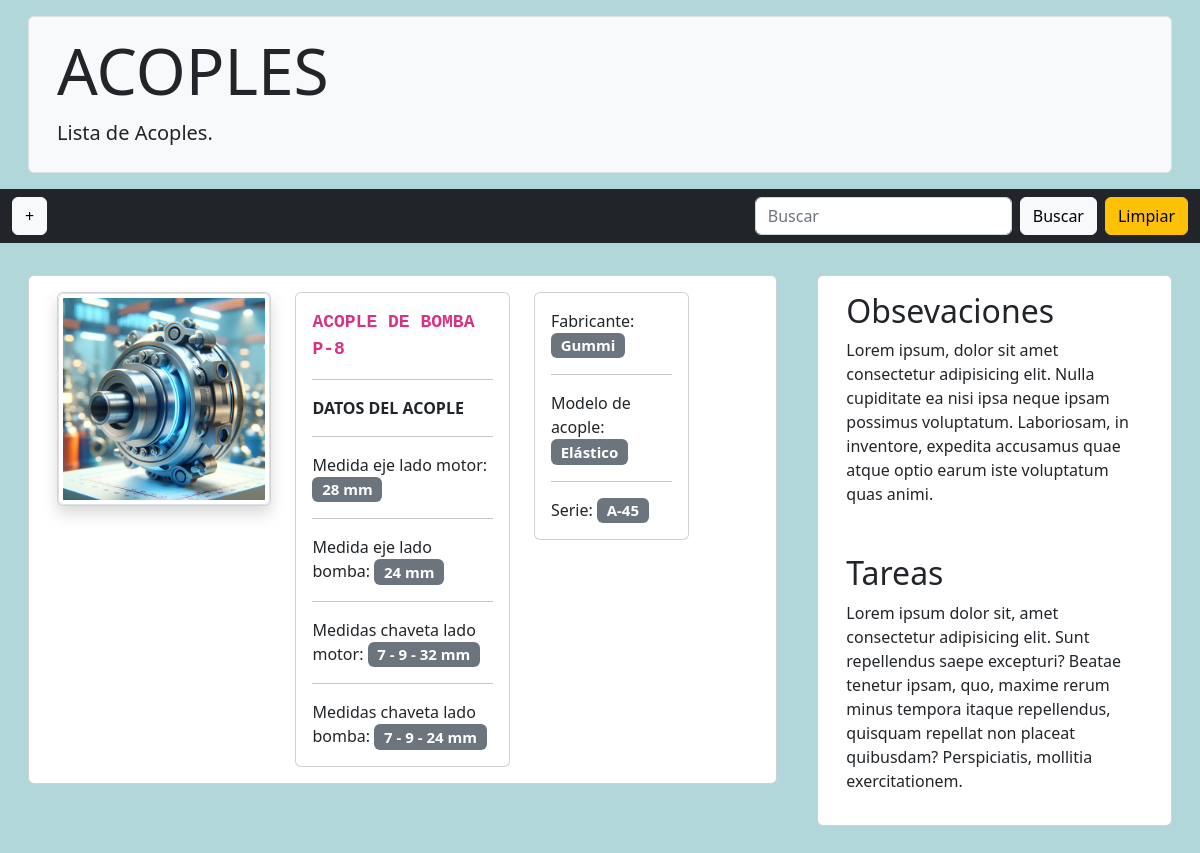
The app's page /coupling/coupling/, older data.
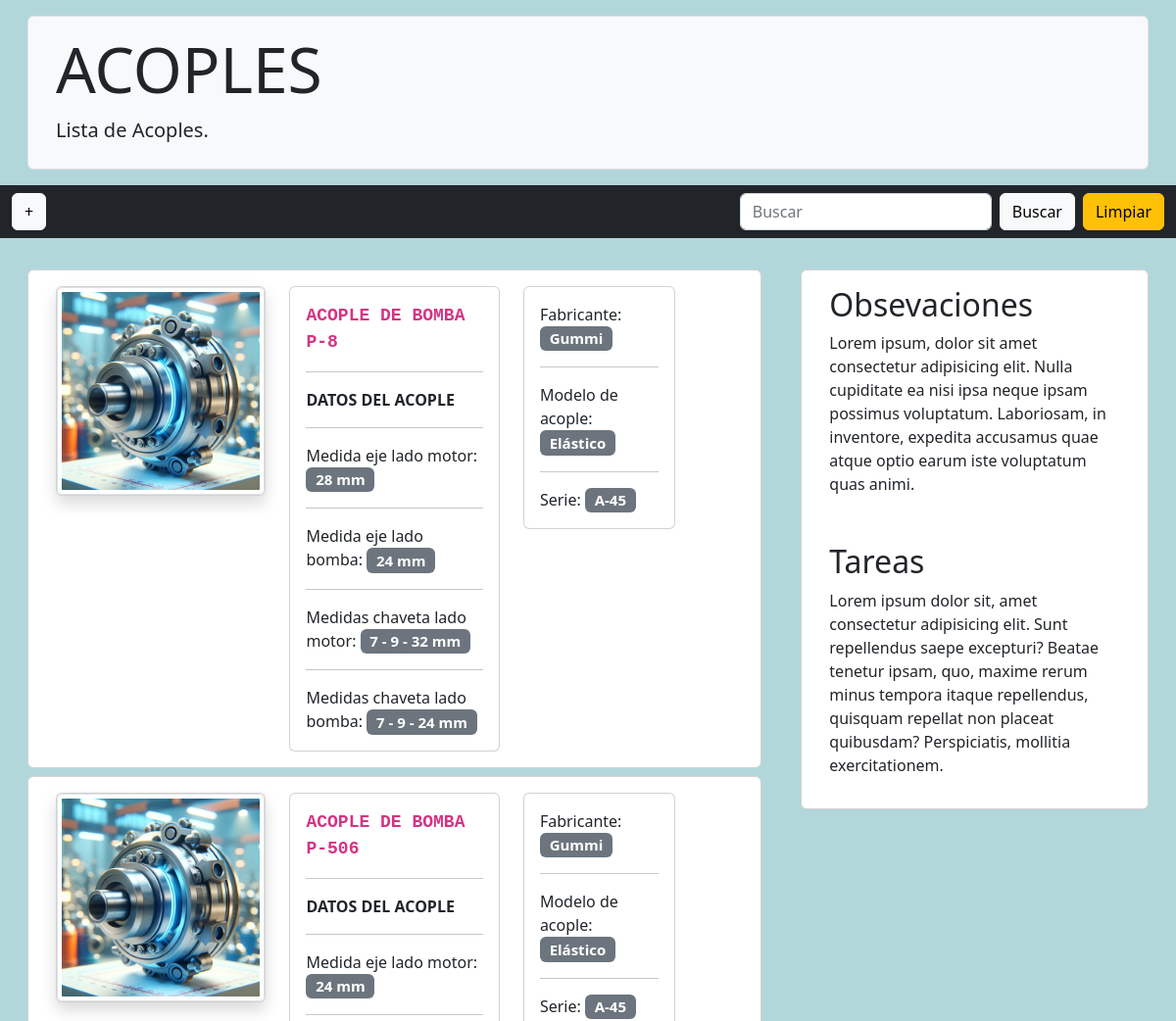
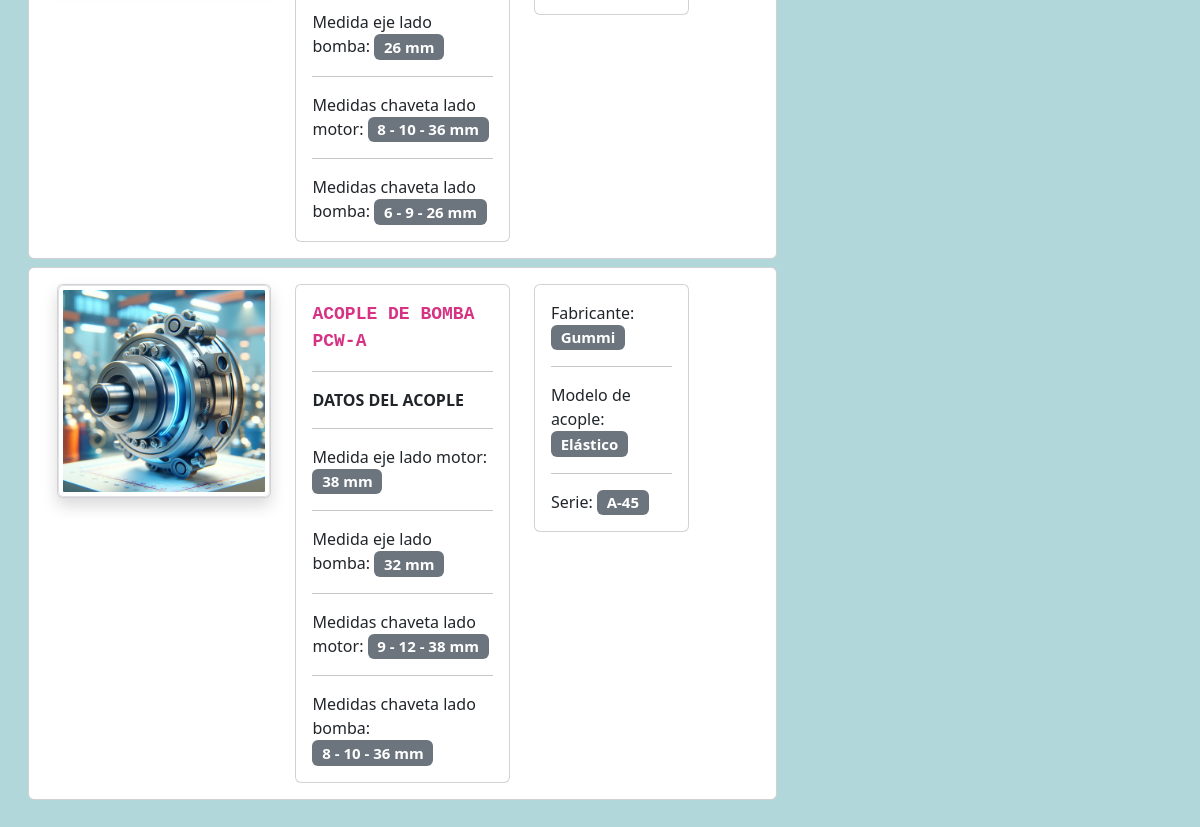
The same page, newer data (2 pictures, top to bottom).
### couplings/models.py (models this page shows, shortened)
class Coupling(models.Model):
    pump = models.ForeignKey(Pumps, on_delete=models.CASCADE)
    motor = models.ForeignKey(Motor, on_delete=models.CASCADE)
    brand = models.CharField(max_length=100, blank=True)
    semi_elastic = 'Semi-Elástico'
    elastic = 'Elástico'
    coupling_type = (
        (semi_elastic, 'Semi-Elástico'),
        (elastic, 'Elástico'),
    )
    types = models.CharField(
        max_length=100, choices=coupling_type, default='Elástico', blank=True
    )
    series = models.CharField(max_length=100, blank=True)
    pump_shaft_measurement = models.PositiveIntegerField(
        blank=True, null=True)
    engine_shaft_measurement = models.PositiveIntegerField(
        blank=True, null=True)
    high_pump_key_size = models.PositiveIntegerField(
        blank=True, null=True)
    width_pump_key_size = models.PositiveIntegerField(
        blank=True, null=True)
    long_pump_key_size = models.PositiveIntegerField(
        blank=True, null=True)
    high_motor_key_size = models.PositiveIntegerField(
        blank=True, null=True)
    width_motor_key_size = models.PositiveIntegerField(
        blank=True, null=True)
    long_motor_key_size = models.PositiveIntegerField(
        blank=True, null=True)
    description = models.TextField(blank=True, null=True)
    image = models.ImageField(
        default='acoples/default/mechanical_coupling.png',
        upload_to='acoples/',
        verbose_name='Imagen de acolple',
        blank=True
    )
    def coupling_type(self):
        if self.types == 'Elástico':
            return format_html(
                '<span style="color: #f00;">{}</span>', self.types
            )
        elif self.types == 'Semi-Elástico':
            return format_html(
                '<span style="color: #f0f;">{}</span>', self.types
            )
    class Meta:
        verbose_name = 'Acople'
        verbose_name_plural = 'Acoples'

### pumps/models.py (models this page shows, shortened)
class Pumps(models.Model):
    tag = models.CharField(max_length=50, unique=True)
    brand = models.CharField(max_length=100, blank=True)
    model = models.CharField(max_length=100, blank=True)
    centrifuge = 'Centrífuga'
    gears = 'Engranajes'
    pneumatics = 'Neumática'
    pump_type = (
        (centrifuge, 'Centrífuga'),
        (gears, 'Engranajes'),
        (pneumatics, 'Neumática'),
    )
    types = models.CharField(
        max_length=50, choices=pump_type, default='Centrífuga'
    )
    description = models.TextField(blank=True)
    image = models.ImageField(
        default='bombas/default/pump.png',
        upload_to='bombas',
        verbose_name='Imagen de bomba',
        blank=True
    )
    class Meta:
        verbose_name = "Bomba"
        verbose_name_plural = "Bombas"

### couplings/views.py (the view)
# urls.py: path('coupling/', ListCoupling.as_view(), name='coupling'),
class ListCoupling(View):
    template = 'couplings/coupling.html'
    def get(self, request):
        coupling_list = Coupling.objects.all()
        pumps_with_motor_and_coupling = Pumps.objects.filter(
            motor__isnull=False, coupling__isnull=True
        )
        context = {
            'title': 'Acoples',
            'coupling_list': coupling_list,
            'pumps_with_motor_and_coupling': pumps_with_motor_and_coupling
        }
        return render(request, self.template, context)

### templates/couplings/coupling.html (shortened to what this page needs)
{% extends 'base.html' %}
{% block content %}
{% include 'nav.html' %}
{% load static %}
<section class="mt-4 mb-4">
    <div class="row m-2">
    <div class="col-md-8">
        {% for coupling in coupling_list %}
        <div class="card m-2">
                <div class="row m-3">
                    <div class="col-xl-4">
                        <div class="card shadow">
                            <img src="{{ coupling.image.url }}" class="img-thumbnail image-coupling" alt="{{ coupling.image.url }}" style="cursor: pointer;" data-bs-toggle="modal" data-bs-target="#imagenModal{{ coupling.id }}">
                        </div>
                    </div>
                    <div class="col-xl-4">
                        <div class="card">
                            <div class="card-body">
                                <code class="data_name"><a href="{% url 'coupling_detail' coupling.id %}" style="color: inherit; cursor: pointer; text-decoration: none"><strong class="objectTitle">Acople de Bomba {{ coupling.pump.tag }}</strong></a></code>
                                <hr>
                                <p class="card-text"><strong class="objectTitle">Datos del Acople</strong></p>
                                <hr>
                                <p class="card-text">Medida eje lado motor: <span class="badge bg-secondary data">{{ coupling.engine_shaft_measurement }} mm</span></p>
                                <hr>
                                <p class="card-text">Medida eje lado bomba: <span class="badge bg-secondary data">{{ coupling.pump_shaft_measurement }} mm</span></p>
                                <hr>
                                <p class="card-text">Medidas chaveta lado motor: <span class="badge bg-secondary data">{{ coupling.high_motor_key_size }} - {{ coupling.width_motor_key_size }} - {{ coupling.long_motor_key_size }} mm</span></p>
                                <hr>
                                <p class="card-text">Medidas chaveta lado bomba: <span class="badge bg-secondary data">{{ coupling.high_pump_key_size }} - {{ coupling.width_pump_key_size }} - {{ coupling.long_pump_key_size }} mm</span></p>
                            </div>
                        </div>
                    </div>
                    <div class="col-xl-3">
                        <div class="card">
                            <div class="card-body">
                                <p class="card-text">Fabricante: <span class="badge bg-secondary data">{{ coupling.brand }}</span></p>
                                <hr>
                                <p class="card-text">Modelo de acople: <span class="badge bg-secondary data">{{ coupling.types }}</span></p>
                                <hr>
                                <p class="card-text">Serie: <span class="badge bg-secondary data">{{ coupling.series }}</span></p>
                            </div>
                        </div>
                    </div>
                </div>
        </div>
        {% endfor %}
    </div>
    <div class="col-md-4">
        <div class="card m-2">
            <div class="row m-3">
                <h2>Obsevaciones</h2>
                <p>Lorem ipsum, dolor sit amet consectetur adipisicing elit. Nulla cupiditate ea nisi ipsa neque ipsam possimus voluptatum. Laboriosam, in inventore, expedita accusamus quae atque optio earum iste voluptatum quas animi.</p>
            </div>
            <div class="row m-3">
                <h2>Tareas</h2>
                <p>Lorem ipsum dolor sit, amet consectetur adipisicing elit. Sunt repellendus saepe excepturi? Beatae tenetur ipsam, quo, maxime rerum minus tempora itaque repellendus, quisquam repellat non placeat quibusdam? Perspiciatis, mollitia exercitationem.</p>
            </div>
        </div>
    </div>
    </div>
</section>
{% endblock %}

### templates/base.html (shortened to what this page needs)
{% load static %}
<!DOCTYPE html>
<html lang="es">
<head>
    <link href="https://cdn.jsdelivr.net/npm/bootstrap@5.1.3/dist/css/bootstrap.min.css" rel="stylesheet">
    <link rel="stylesheet" href="{% static 'css/main.css' %}">
</head>
    {% block content %}
    {% endblock %}
</body>
</html>

### templates/nav.html (shortened to what this page needs)
{% block content %}
<section>
    <div class="container-fluid">
        <div class="p-2 m-3 bg-light rounded-2 border">
            <div class="container m-2">
                <h1 class="display-3 objectTitle">{{ title }}</h1>
                <p class="lead">Lista de {{ title }}.</p>
            </div>
        </div>
    </div>
    <nav class="navbar navbar-expand-lg navbar-dark bg-dark">
        <div class="container-fluid">
            {% if title == 'Bombas' %}
            <a class="btn btn-light" href="{% url 'add_pump' %}">+</a>
            {% elif title == 'Motores' and available_pumps %}
            <a class="btn btn-light" href="{% url 'add_motor_list' %}">+</a>
            {% elif title == 'Acoples' and pumps_with_motor_and_coupling %}
            <a class="btn btn-light" href="{% url 'add_coupling_list' %}">+</a>
            {% elif title == 'Rodamientos' and pumps_with_bearings and motors_with_bearings%}
            <a class="btn btn-light" id="linkBearing" href="{% url 'add_bearing' %}">+</a>
            {% endif %}
            <div class="collapse navbar-collapse" id="navbarSupportedContent">
                <div class="ms-auto">
                <form class="d-flex" role="search" method="get">
                    <input class="form-control me-2" type="search" name="search" placeholder="Buscar" aria-label="Buscar" value="">
                    <button class="btn btn-light me-2" type="submit">Buscar</button>
                    <button class="btn btn-warning" id="clear-button">Limpiar</button>
                </form>
                </div>
            </div>
        </div>
    </nav>
</section>
{% endblock %}

Row changes from the older to the newer data that the page shows:
added Coupling: image (picture), pump.tag "P-506", engine_shaft_measurement "24", pump_shaft_measurement "26", high_motor_key_size "8", width_motor_key_size "10", long_motor_key_size "36", high_pump_key_size "6", width_pump_key_size "9", long_pump_key_size "26", brand "Gummi", types "Elástico", series "A-45"
added Coupling: image (picture), pump.tag "PCW-A", engine_shaft_measurement "38", pump_shaft_measurement "32", high_motor_key_size "9", width_motor_key_size "12", long_motor_key_size "38", high_pump_key_size "8", width_pump_key_size "10", long_pump_key_size "36", brand "Gummi", types "Elástico", series "A-45"
